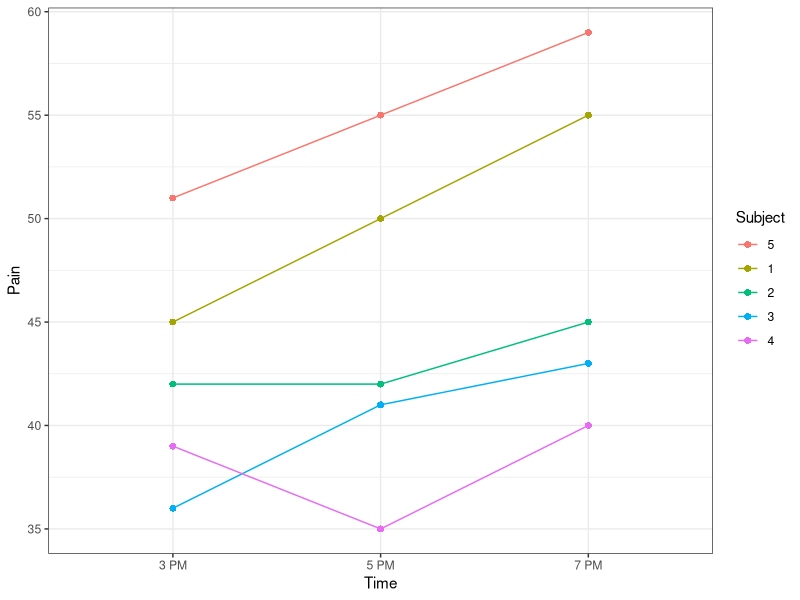
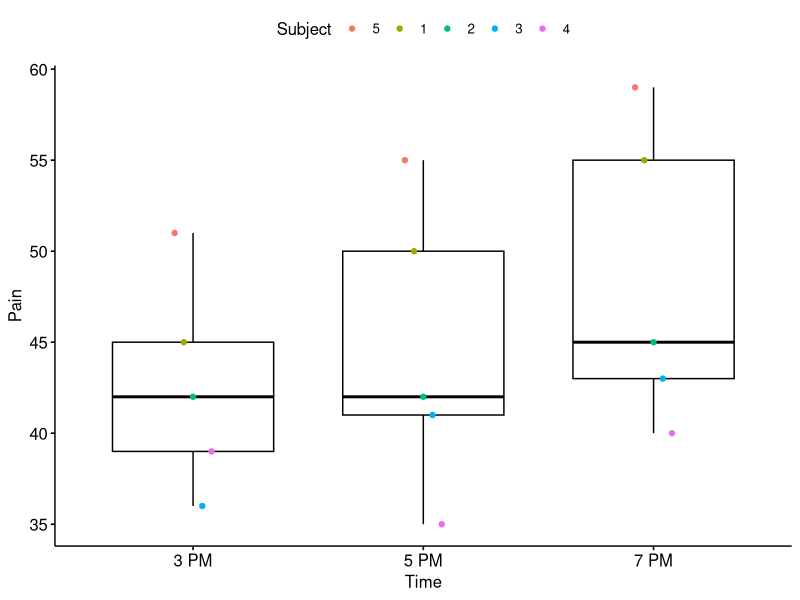
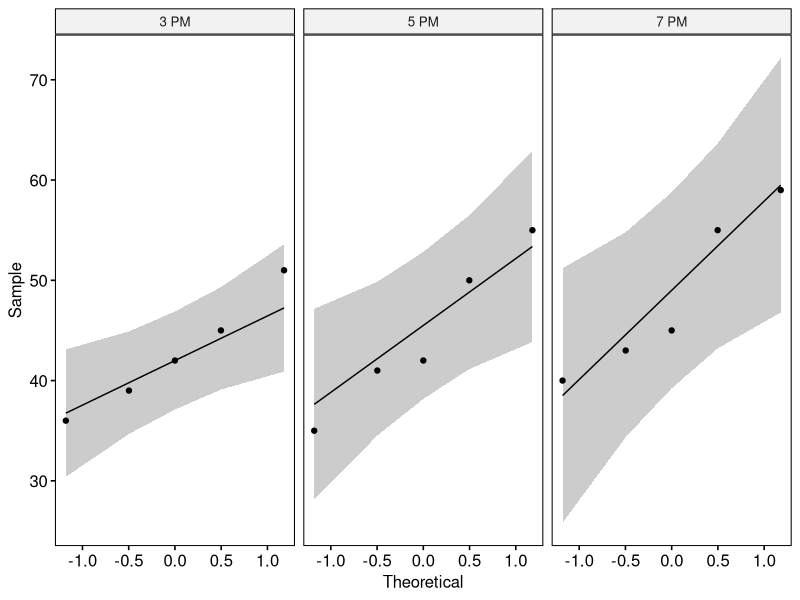
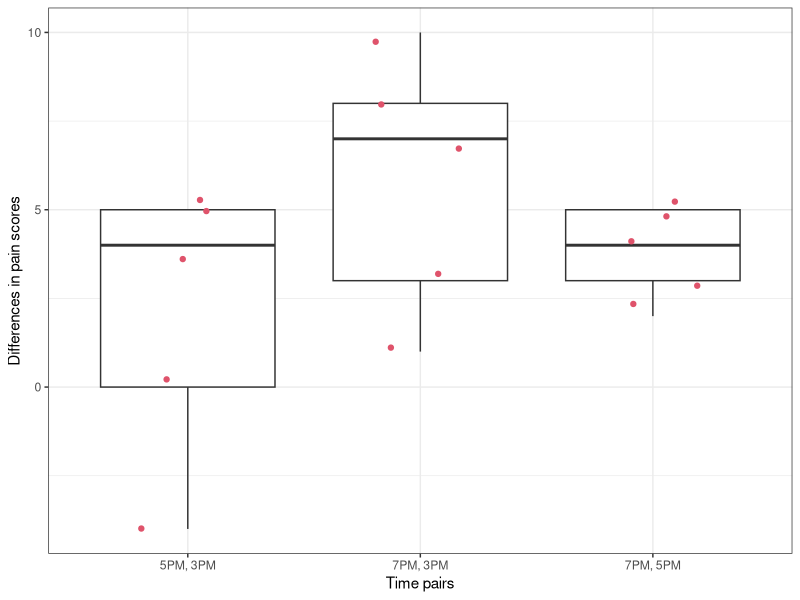
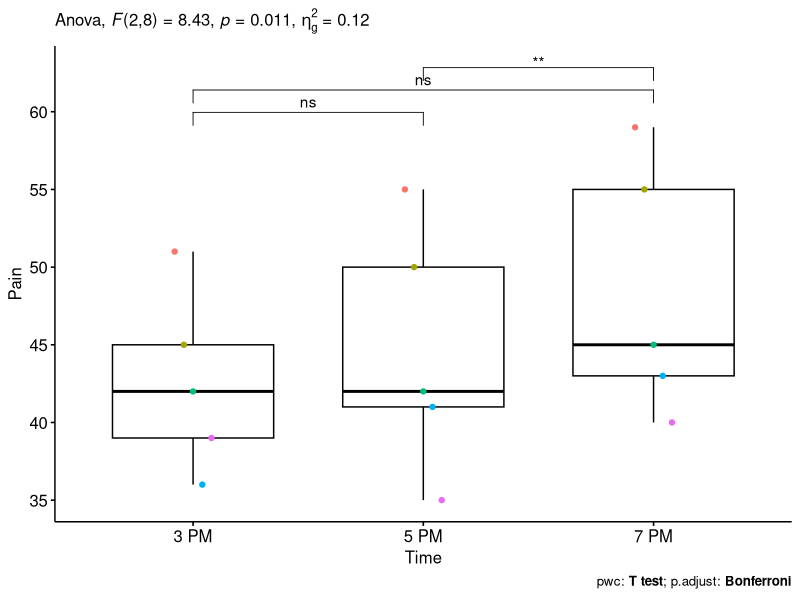
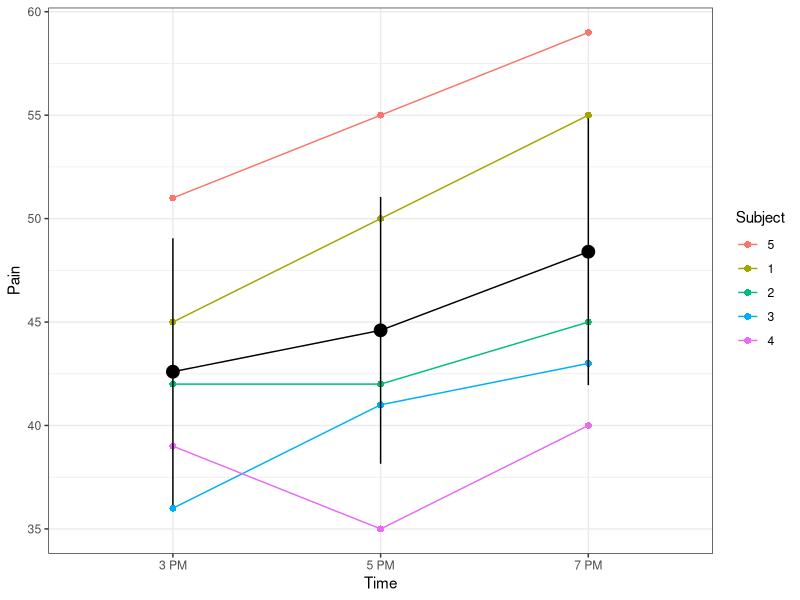
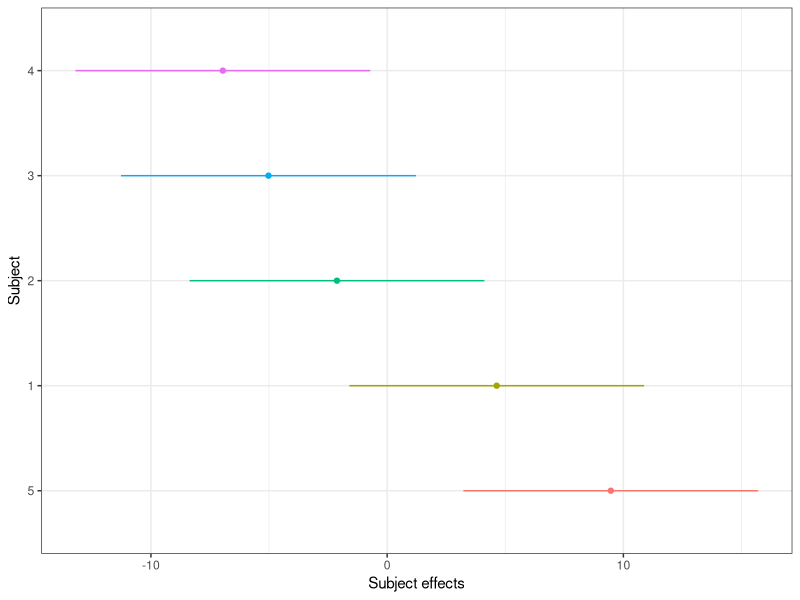
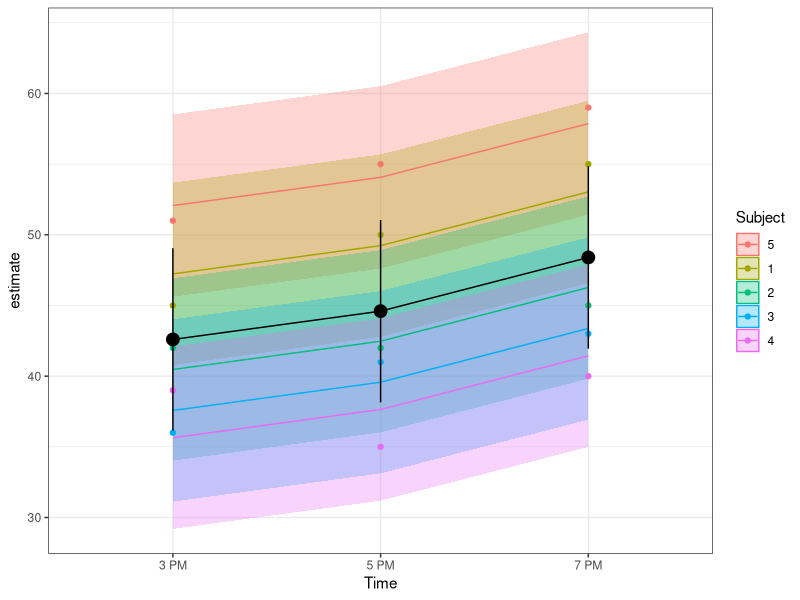

These figures' R source, in order: (Note: this script raises an error after producing the figures.)
## ---- chunk 1
knitr::opts_chunk$set(echo = TRUE)
# knitr::opts_knit$set(root.dir = "../data")
knitr::opts_chunk$set(fig.dim=c(5,3.5), out.width="70%", fig.retina=2)
## ---- chunk 2
library(tidyverse)
library(rstatix)
library(ggpubr)
library(glmmTMB)
library(marginaleffects)
library(patchwork)
theme_set(theme_bw())
## ---- chunk 3
dt <- tibble(
    Subject = as_factor(rep(1:5,each=3)),
    Time = as_factor(rep(c("3 PM","5 PM","7 PM"),5)),
    Pain = c(45, 50, 55, 42, 42, 45, 36, 41, 43, 39, 35, 40, 51, 55, 59)) |> 
  # reorder subject by their pain scores
  mutate(Subject = fct_reorder(Subject,-Pain,mean)) |> 
  # make another version of time: hours = hours since start of experiment
  mutate(Hour = (as.numeric(Time) - 1) * 2)
dt
## ---- chunk 4
gline <- ggplot(dt) +
  aes(x = Time, y = Pain, colour = Subject, group=Subject) +
  # geom_boxplot(aes(col=NULL, group=NULL)) +
  geom_point(size=2,pch=16) +
  geom_line()

gline
## ---- chunk 5
gbox <- ggboxplot(dt, x = "Time", y = "Pain", alpha=.5) +
  geom_point(aes(colour = Subject, group=Subject), position = position_dodge(.2)) 

gbox
## ---- chunk 6
dt |> 
  group_by(Time) |> 
  get_summary_stats(Pain, type = "mean_sd")
## ---- chunk 7
dt |>  
  group_by(Time) |> 
  shapiro_test(Pain) 
## ---- chunk 8
# from the 'ggpubr' package
ggqqplot(dt, "Pain", facet.by = "Time")
## ---- chunk 9

# dv = dependent variable (response,i.e, "Pain")
# wid = variable identifying the subjects: "Subject"
# within = within-subjects variable (fixed factor), i.e, "Time"

anova_pain <- anova_test(data = dt, dv = Pain, wid = Subject, within = Time)
anova_pain
## ---- chunk 10
diff_dt <- dt |> 
  group_by(Subject) |> 
  summarise(`5PM, 3PM` = Pain[Time=="5 PM"] - Pain[Time=="3 PM"],
            `7PM, 3PM` = Pain[Time=="7 PM"] - Pain[Time=="3 PM"],
            `7PM, 5PM` = Pain[Time=="7 PM"] - Pain[Time=="5 PM"]) |> 
  pivot_longer(cols=2:4, names_to = "Time pairs", values_to = "Differences in pain scores")

diff_dt
## ---- chunk 11
diff_dt |> group_by(`Time pairs`) |> summarise(sd(`Differences in pain scores`))
## ---- chunk 12
diff_dt |> ggplot() + 
  aes(x=`Time pairs`,y=`Differences in pain scores`) + 
  geom_boxplot() +
  geom_jitter(col=2,width=.2)
## ---- chunk 13
anova_pain$`Mauchly's Test for Sphericity`
## ---- chunk 14
anova_pain$`Sphericity Corrections`
## ---- chunk 15
pwc <- dt %>%
  pairwise_t_test(
    Pain ~ Time, paired = TRUE,
    p.adjust.method = "bonferroni"
    )
pwc
## ---- chunk 16
pwc <- pwc %>% add_xy_position(x = "Time")
gbox + 
  stat_pvalue_manual(pwc) +
  labs(
    subtitle = get_test_label(anova_pain, detailed = TRUE),
    caption = get_pwc_label(pwc)
  ) +  theme(legend.position="none")
## ---- chunk 17
lmm1 <- glmmTMB(Pain ~ Time + (1 | Subject), data=dt)
summary(lmm1)
## ---- chunk 18
# refit the model with lme4 to avoid issues with 
# glmmTMB not playing with marginaleffefcts
lmer1 <- lme4::lmer(Pain ~ Time + (1 | Subject), data=dt)

predf <- predictions(lmer1, by="Time")
## ---- chunk 19
gline +
  geom_point(
    data = predf, 
    aes(x=Time, y=estimate), inherit.aes = F, size=4
    ) +
  geom_line(
    data =predf, 
    aes(x=as.numeric(Time), y=estimate), 
    inherit.aes = F
    ) +
  geom_errorbar(
    data =predf, 
    aes(x=Time, ymin=conf.low, ymax=conf.high), 
    width=0, 
    inherit.aes = F
    ) 
## ---- chunk 20
ranef(lmm1)
## ---- chunk 21
predr <- predictions(lmer1, by="Subject") |> 
  # subtract the mean to get marginal effects
  mutate(pred.mar = estimate - mean(estimate),
         conf.low.mar = conf.low - mean(estimate),
         conf.high.mar = conf.high - mean(estimate))
predr
## ---- chunk 22
predr |> 
  ggplot() + 
  aes(x=Subject,y=pred.mar,col=Subject) +
  geom_point() +
  geom_errorbar(aes(ymin=conf.low.mar,
                    ymax=conf.high.mar),
                width=0) +
  ylab("Subject effects") +
  theme(legend.position="none") + coord_flip()
## ---- chunk 23
predall <- predictions(lmer1)
predall

## ---- chunk 24
ggplot(predall) +
  aes(x = Time, 
      y = estimate, 
      col=Subject, 
      group=Subject
      ) +
  geom_ribbon(
    aes(ymin=conf.low, 
        ymax=conf.high, 
        col=NULL,
        fill = Subject), 
    width=0, alpha=.3
    ) +
  geom_line() + 
  geom_point(data=dt, 
             aes(y=Pain)
             ) +
  geom_point(data =predf, 
             aes(x=Time, y=estimate), 
             inherit.aes = F, size=4
             ) +
  geom_line(data =predf, 
            aes(x=as.numeric(Time), y=estimate), 
            inherit.aes = F
            ) +
  geom_errorbar(data =predf,
                aes(x=Time, ymin=conf.low, ymax=conf.high),
                width=0, inherit.aes = F)
 
## ---- chunk 25
# fit the model
mixreg1 <- glmmTMB(Pain ~ Hour + (Hour | Subject), data = dt)
summary(mixreg1)
## ---- chunk 26
ranef(mixreg1)
## ---- chunk 27
ranef(mixreg1)[[1]]$Subject |> cor()
## ---- chunk 28
lmer_mixreg1 <- lme4::lmer(Pain ~ Hour + (Hour | Subject),
                            data = dt)

plot_cap(lmer_mixreg1, 
         condition = c("Hour", "Subject")
         ) +
  geom_point(data=dt, 
             aes(x=Hour,y=Pain,col=Subject))
## ---- chunk 29
mixreg2 <- glmmTMB(
  Pain ~ Hour + (1 | Subject) + (0 + Hour | Subject), 
  data = dt)

summary(mixreg2)
## ---- chunk 30
lmer_mixreg2 <- lme4::lmer(
  Pain ~ Hour + (1 | Subject) + (0 + Hour | Subject), 
  data = dt)

lmer_predf_mixreg2 <- predictions(lmer_mixreg2, by="Hour")
lmer_predf_mixreg2 |> summary()

## ---- chunk 31
g1 <- plot_cap(
    lmer_mixreg2, 
    condition = c("Hour", "Subject")
    ) +
  # add raw data
  geom_point(
    data = dt, 
    aes(x=Hour,y=Pain,col=Subject)
    ) +
  # add overall mean
  geom_ribbon(
    data = lmer_predf_mixreg2,
    aes(x=Hour,ymin=conf.low,ymax=conf.high), 
    alpha=.2
    ) +
  geom_line(
    data = lmer_predf_mixreg2, 
    aes(x=Hour, y=estimate), 
    size=1)

g1
## ---- chunk 32
ranef(mixreg2)

ranef(lmer_mixreg2)
## ---- chunk 33
marginaleffects(lmer_mixreg2, by="Subject") |>  summary()
## ---- chunk 34

resid_by_hour <- 
  predictions(lmer_mixreg2) |> 
  mutate(Residuals = Pain - estimate) |> 
  ggplot() +
  geom_hline(yintercept=0) +
  aes(x=Hour,y=Residuals,col=Subject) +
  geom_point() 

resid_by_subject <- 
  predictions(lmer_mixreg2) |> 
  mutate(Residuals = Pain - estimate,
         Hour = as_factor(Hour)) |> 
  ggplot() +
  geom_hline(yintercept=0) +
  aes(x=Subject,y=Residuals,col=Hour) +
  geom_point()

resid_by_hour + resid_by_subject
## ---- chunk 35
lmm3 <- glmmTMB(Pain ~ Hour + (1 | Subject), data = dt)
summary(lmm3)
## ---- chunk 36
anova(lmm3,mixreg2)
## ---- chunk 37
# fit a fixed-effects linear model with interaction
flm <- lm(Pain ~ Hour * Subject, data = dt)
## ---- chunk 38
marginaleffects(
    flm,
    variable="Hour",
    by="Subject"
    ) #|> 
  # transmute(
  #     Subject, 
  #     Value="contrast", 
  #     Parameter="Slope", 
  #     Model="Fixed"
  #     )

marginaleffects(
    lmer_mixreg2,
    variable="Hour",
    by="Subject"
    )
## ---- chunk 39
# Extract intercepts and slopes from fixed and mixed models
pars_fix_rand <- bind_rows(
  
  marginaleffects(
    flm,
    variable="Hour",
    by="Subject"
    ) |> 
    transmute(
      Subject, 
      Value="contrast", 
      Parameter="Slope", 
      Model="Fixed"
      ),
  
  marginaleffects(
    lmer_mixreg2,
    variable="Hour",
    by="Subject"
    ) |> 
    transmute(
      Subject, 
      Value=dydx, 
      Parameter="Slope", 
      Model="Random"
      ),
  
  predictions(flm) |> 
    filter(Hour == 0) |> 
    transmute(
      Subject,
      Value=estimate,
      Parameter="Intercept",
      Model="Fixed"
      ),
  
  predictions(lmer_mixreg2) |> 
    filter(Hour == 0) |> 
    transmute(
      Subject,
      Value=estimate,
      Parameter="Intercept",
      Model="Random")
  )

# Plot them
ggplot(pars_fix_rand) +
  aes(
    x=Model,
    y=Value,
    col=Subject,
    group=Subject
    ) +
  geom_point() + 
  geom_line() +
  facet_wrap(.~Parameter, scales="free") +
  ggtitle("Shrinkage of Subject effects on intercept and slope parameters",
    subtitle = "Comparison of estimates between fixed-effects and mixed-effects models")
## ---- chunk 40
pars_fix_rand |> 
  pivot_wider(values_from = Value, names_from = Parameter) |> 
  ggplot() +
  aes(x=Intercept,y=Slope,col=Subject) +
  geom_point() +
  facet_wrap(~Model) +
  ggtitle("Intercept vs slope estimates for fixed model vs mixed model")
## ---- chunk 41
# get predictions from fixed and random models
preds_fix_rand <- bind_rows(
  predictions(mixreg2) |> 
    select(Subject, Hour, Pain=predicted) |> 
    mutate(Model="Random") ,
  predictions(flm) |> 
    select(Subject, Hour, Pain=predicted) |> 
    mutate(Model="Fixed")
)

# plot data and predictions
dt |> 
  ggplot() +
  aes(x=Hour,y=Pain,col=Subject) +
  geom_point() +
  geom_line(aes(linetype=Model),
            data = preds_fix_rand) +
  ggtitle("Regression lines by subject for fixed model vs mixed model")
## ---- chunk 42
anova(lmm1,mixreg2)
